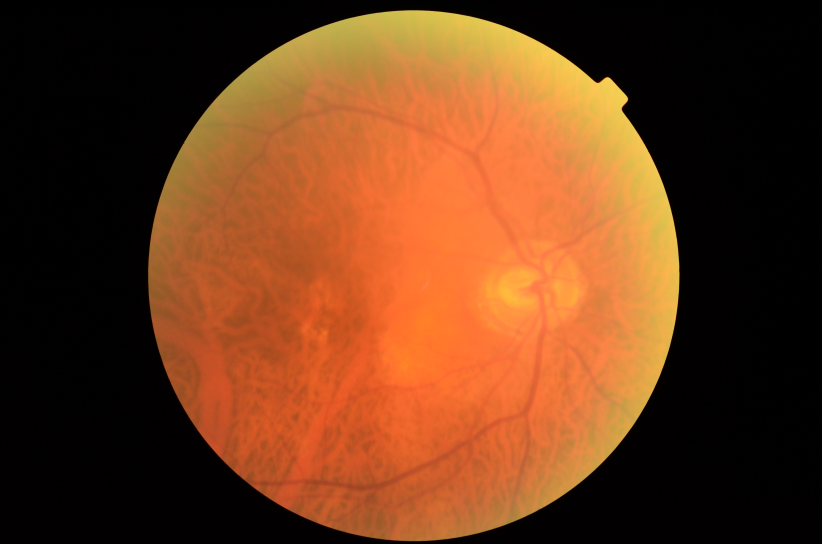
#> input picture Preprocessing/cfps/1.png, 2464 x 1632 px (shown at 1/3 size); its folder holds only this picture in this run
$ jupyter execute 'image processing.ipynb'   (shell and % lines are left out)
#> lines starting #> are read from the running program, lines starting #| are printed output that depends on the picture; after the words box and inside, x2 and y2 are one past the last pixel; in counts of white or black regions, pixels touching at a corner belong together
#> further down, img is the input picture: shape (1632, 2464, 3); mean B, G, R 27.7, 59.4, 108.7
### Preprocessing/preprocessing.py
import numpy as np

import cv2

from sklearn.mixture import GaussianMixture

from scipy import stats

import matplotlib.pyplot as plt

def get_shapes(img_rgb):

    try:

        img_gray = cv2.cvtColor(img_rgb, cv2.COLOR_BGR2GRAY)
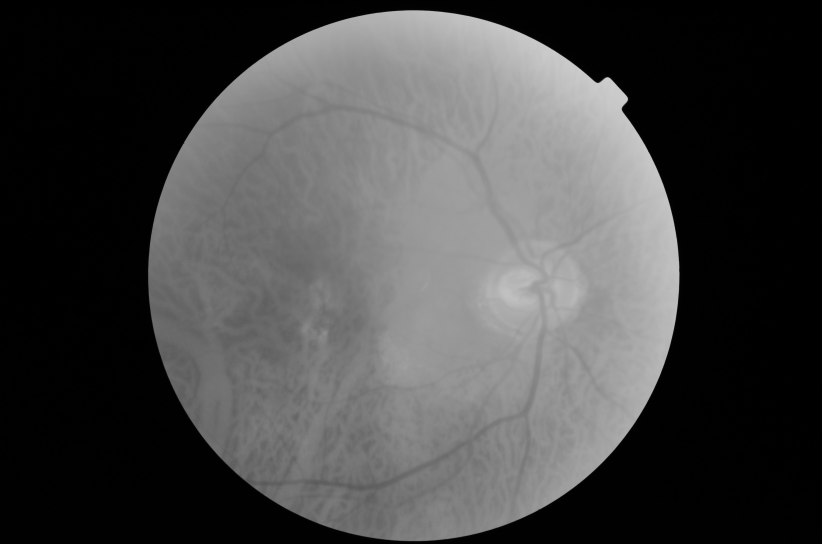
#> img_gray: shape (1632, 2464) (shown at 1/3 size); min 0, max 208, mean 70.5

        xy_size = 0.1

        img_gray = cv2.resize(img_gray, (0,0), fx=xy_size, fy=xy_size)
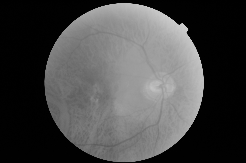
#> img_gray: shape (163, 246); min 0, max 206, mean 70.8


        H, W = img_gray.shape # 0:H, 1:W
#> H = 163; W = 246


        img_blur = cv2.GaussianBlur(img_gray, (5,5), cv2.BORDER_DEFAULT) # img_gray.copy()
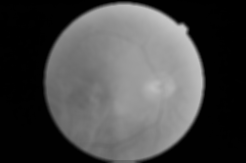
#> img_blur: shape (163, 246); min 0, max 202, mean 70.9

        cutoff = 5

        data = img_blur.ravel()

        data = data[data >= cutoff]

        ## fit GMM

        gmm = GaussianMixture(n_components = 3, n_init=5, random_state=1) #

        gmm = gmm.fit(X=np.expand_dims(data,1))

        ## evaluate GMM

        gmm_x = np.arange(0, 256)

        gmm_y = np.exp(gmm.score_samples(gmm_x.reshape(-1,1)))
#> gmm_y = 256 values, max 0.0155 at index 117, min 4.58e-11 at index 255, mean 0.00389

        gmm_y_cum = np.cumsum(gmm_y)
#> gmm_y_cum = 256 values from 0.000283 to 0.996

        means_hat = gmm.means_.flatten()
#> means_hat = [156.3, 116.4, 43.23]

        sds_hat = np.sqrt(gmm.covariances_).flatten()
#> sds_hat = [15.79, 10.13, 26.79]

        weights_hat = gmm.weights_.flatten()
#> weights_hat = [0.552, 0.378, 0.0698]

        min_id = np.argmin(means_hat)
#> min_id = 2

        # sorting means of the distributions

        idx = np.argsort(means_hat)
#> idx = [2, 1, 0]

        # weighted distributions

        dst0 = weights_hat[idx[0]] * stats.norm.pdf(gmm_x, means_hat[idx[0]], sds_hat[idx[0]])
#> dst0 = 256 values, max 0.00104 at index 43, min 2.78e-17 at index 255, mean 0.000259

        dst1 = weights_hat[idx[1]] * stats.norm.pdf(gmm_x, means_hat[idx[1]], sds_hat[idx[1]])
#> dst1 = 256 values, max 0.0149 at index 116, min 3.53e-43 at index 255, mean 0.00148

        dst2 = weights_hat[idx[2]] * stats.norm.pdf(gmm_x, means_hat[idx[2]], sds_hat[idx[2]])
#> dst2 = 256 values, max 0.0139 at index 156, min 7.67e-24 at index 0, mean 0.00216


        ## area of each distribution ... the sum of the probabilities

        area0 = np.sum(dst0)
#> area0 = 0.0662

        area1 = np.sum(dst1)
#> area1 = 0.378

        area2 = np.sum(dst2)
#> area2 = 0.552


        ## relative areas to the total area

        total_area = area0 + area1 + area2
#> total_area = 0.996

        area0_r = area0 / total_area
#> area0_r = 0.0665

        area0_r = np.round(area0_r, 4)

        area1_r = area1 / total_area
#> area1_r = 0.38

        area1_r = np.round(area1_r, 4)

        area2_r = area2 / total_area
#> area2_r = 0.554

        area2_r = np.round(area2_r, 4)


        ## the intersection of each distribtuion with the 1st distribution ... the minimum

        min01 = np.minimum(dst0, dst1)
#> min01 = 256 values, max 0.000257 at index 88, min 3.53e-43 at index 255, mean 1.66e-05

        min02 = np.minimum(dst0, dst2)
#> min02 = 256 values, max 7.17e-05 at index 105, min 7.67e-24 at index 0, mean 4.14e-06


        ## relative intersection areas to the area of the union

        # intersection areas

        inter01 = np.sum(min01)
#> inter01 = 0.00424

        inter02 = np.sum(min02)
#> inter02 = 0.00106

        # relative intersection using dice coefficient

        inter01_r = (2 * inter01) / (area0 + area1) # 1st and 2nd
#> inter01_r = 0.0191

        inter01_r = np.round(inter01_r, 4)


        inter02_r = (2 * inter02) / (area0 + area2) # 1st and 3rd
#> inter02_r = 0.00343

        inter02_r = np.round(inter02_r, 4)
#> inter02_r = 0.0034


        inter_r = 2 * (inter01 + inter02) / total_area # 1st and 2nd + 3rd
#> inter_r = 0.0106

        inter_r = np.round(inter_r, 4)


        ## means and sds

        min_mean = means_hat[idx[0]]
#> min_mean = 43.23

        min_sd = sds_hat[idx[0]]
#> min_sd = 26.79

        med_mean = means_hat[idx[1]]
#> med_mean = 116.4

        med_sd = sds_hat[idx[1]]
#> med_sd = 10.13

        max_mean = means_hat[idx[2]]
#> max_mean = 156.3

        max_sd = sds_hat[idx[2]]
#> max_sd = 15.79


        # calculating thresholds between disributions

        thresh0 = min_mean + 3 * min_sd
#> thresh0 = 123.6

        sd_thresh = 32

        area_thresh = 0.05

        inter_thresh = 0.01

        if (area1_r <= area_thresh) and (inter01_r <= inter_thresh): # negligible 2nd distribution

            thresh1 = med_mean + 3 * med_sd

        elif (med_sd >= sd_thresh): # negligible 2nd distribution

            thresh1 = med_mean + 3 * med_sd

        elif (med_mean - 3 * med_sd <= 0): # negligible 2nd distribution

            thresh1 = med_mean + 3 * med_sd

        else: # eligible 2nd distribution

            thresh1 = med_mean - 3 * med_sd
#> thresh1 = 86.04


        if (area2_r <= area_thresh) and (inter02_r <= inter_thresh): # negligible 3rd distribution

            thresh2 = max_mean + 3 * max_sd

        elif (max_sd >= sd_thresh) : # negligible 3rd distribution

            thresh2 = max_mean + 3 * max_sd


        elif (max_mean - 3 * max_sd <= 0): # negligible 3rd distribution

            thresh2 = max_mean + 3 * max_sd

        else: # eligible third distribution

            thresh2 = max_mean - 3 * max_sd
#> thresh2 = 108.9


        ## the nearest threshold to the 1st distribution

        thresh12 = min([thresh1, thresh2])
#> thresh12 = 86.04


        ## the cutoff corresponding to 1.5%

        position = len(gmm_y[gmm_y_cum<=0.015])
#> position = 27

        cutoff_1p5 = gmm_x[position] # cutoff 1 point 5
#> cutoff_1p5 = 27

        # larger intersection or larger-area 1st distribution
        if inter_r >= 0.1 or area0_r >= 0.4:

            img_thresh = cutoff_1p5

        # separated 1st and 2nd/3rd
        elif thresh0 <= thresh12 and min_sd <=15:

            img_thresh = (thresh0 + thresh12)/2

        # separated 1st and 2nd/3rd w/ small overlap
        elif thresh0 > thresh12 and thresh12 > min_mean and min_sd <=10:

                img_thresh = thresh12

        # small intersection w/ small sd for 1st distibution
        elif inter_r <= 0.01 and min_sd <=10:

            img_thresh = np.round(min_mean + 3 * min_sd)

        # small intersection w/ intermediate sd for 1st distibution
        elif inter_r <= 0.01 and min_sd <=20:

            img_thresh = np.round(min_mean + 1 * min_sd)

        # small intersection for 1st distibution
        elif inter_r <= 0.01:

            img_thresh = np.round(min_mean)

        # any other case ....
        else:

            img_thresh = cutoff_1p5
#> img_thresh = 27


        img_thresh = int(img_thresh)


        ## converting the gray img into binary image

        (_, bw_img) = cv2.threshold(img_gray, img_thresh, 255, cv2.THRESH_BINARY) # img_thresh
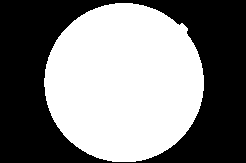
#> bw_img: shape (163, 246); 49.9% white; 1 white region, box (x1, y1, x2, y2) and area: (44, 3, 204, 162) 20014


        thresh = bw_img.copy()


        ## removing any small comp using OPEN operation

        element = cv2.getStructuringElement(shape=cv2.MORPH_ELLIPSE, ksize=(75, 75))

        thresh = cv2.morphologyEx(thresh, op=cv2.MORPH_OPEN, kernel=element)
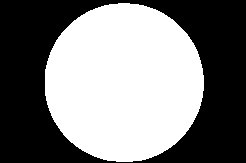
#> thresh: shape (163, 246); 49.7% white; 1 white region

        # if np.sum(thresh) == 0: # black image

        #    thresh = bw_img.copy() # copy the binary image again ... remove morphological operations ...


        ## finding contours

        contours, _ = cv2.findContours(thresh, cv2.RETR_EXTERNAL, cv2.CHAIN_APPROX_SIMPLE)
#> contours = 1 contour; box (x1, y1, x2, y2) and area: (45, 3, 204, 162) 19715


        ## sorting comp using their areas

        areas = [cv2.contourArea(c) for c in contours]
#> areas = [19715]

        sorted_areas = np.sort(areas)
#> sorted_areas = [19715]


        ## contour

        cnt = contours[areas.index(sorted_areas[-1])] # the biggest contour
#> cnt = contour of 220 points, box (x1, y1, x2, y2) (45, 3, 204, 162), area 19715

        ## bounding rectangle

        Rect = cv2.boundingRect(cnt)
#> Rect = (45, 3, 159, 159)


        ## min circle

        (xc, yc), radius = cv2.minEnclosingCircle(cnt)
#> xc = 123.6; yc = 82.23; radius = 79.74


        ## circumscribed square

        # has the same center, and w/ side = 2*r,

        xs = xc - radius
#> xs = 43.89

        ys = yc - radius
#> ys = 2.49


        ws = 2 * radius
#> ws = 159.5

        hs = 2 * radius
#> hs = 159.5


        outer_bb = (xs, ys, ws, hs)
#> outer_bb = (43.89, 2.49, 159.5, 159.5)

        ## adjusted circumscribed square

        if xs < 0:

            ws = ws - np.abs(xs)

            xs = 0

        if ys < 0:

            hs = hs - np.abs(ys)

            ys = 0

        if xs + ws > W:

            ws = W - xs

        if ys + hs > H:

            hs = H - ys


        outer_bb_adj = [xs/W, ys/H, ws/W, hs/H]
#> outer_bb_adj = [0.178, 0.0153, 0.648, 0.978]


        H, W, _ = img_rgb.shape
#> H = 1632; W = 2464

        outer_x = int(outer_bb_adj[0] * W)
#> outer_x = 439

        outer_y = int(outer_bb_adj[1] * H)
#> outer_y = 24

        outer_w = int(outer_bb_adj[2] * W)
#> outer_w = 1597

        outer_h = int(outer_bb_adj[3] * H)
#> outer_h = 1596

        outer_bb_adj = [int(round(i)) for i in outer_bb_adj]
#> outer_bb_adj = [0, 0, 1, 1]

        cropped = img_rgb[outer_y:outer_y+outer_h, outer_x:outer_x+outer_w, :]
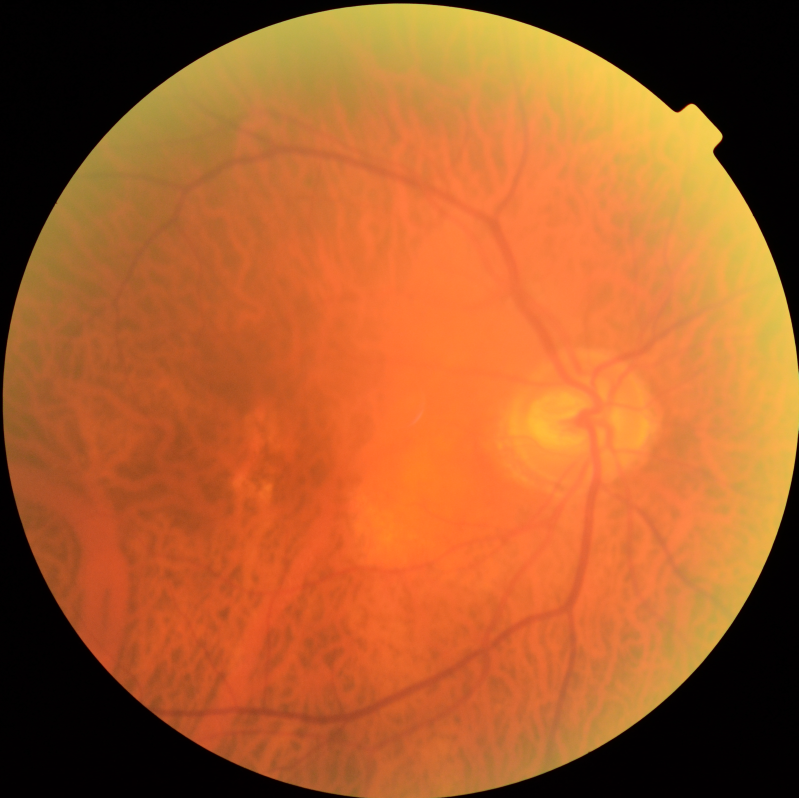
#> cropped: shape (1596, 1597, 3) (shown at 1/2 size); mean B, G, R 43.4, 93.6, 170.8

    except Exception as e:

        cropped = img_rgb

    return cropped


### Preprocessing/image processing.ipynb
[cell 1]
import cv2

import numpy as np

import os

import pandas as pd

import matplotlib.pyplot as plt

import matplotlib.patches as patches

import matplotlib.image as mpimg


from matplotlib import cm

import preprocessing

import importlib

[cell 2]
from itertools import starmap

import numpy as np

# import seaborn as sns

from pathlib import Path

import matplotlib.pyplot as plt

[cell 3]
folder = 'cfps'

img_names = [i for i in os.listdir(folder)]

[cell 4]
for img_name in img_names:


    img_path = os.path.join(folder, img_name)

    img = cv2.imread(img_path)


    cropped = preprocessing.get_shapes(img)

    cropped = cv2.cvtColor(cropped, cv2.COLOR_BGR2RGB)

    # figure

    fig, ax = plt.subplots()

    ax.imshow(cropped)

    ax.axis('off')

$ run again, on Preprocessing/cfps/5.png
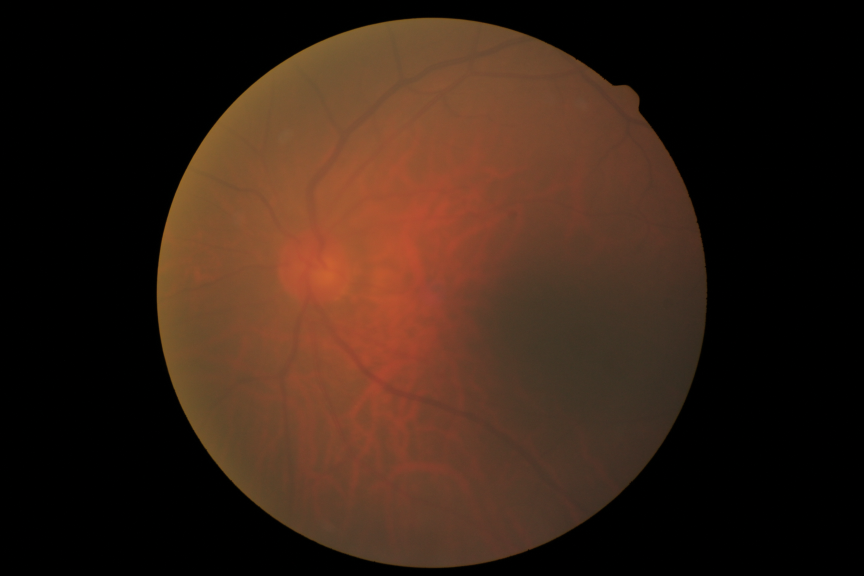
#> input picture Preprocessing/cfps/5.png, 2592 x 1728 px (shown at 1/3 size)
#> img is the input picture: shape (1728, 2592, 3); mean B, G, R 21.5, 33.3, 54.2
#> gmm_y = 256 values, max 0.0232 at index 91, min 1.13e-76 at index 255, mean 0.0039
#> gmm_y_cum = 256 values from 0.000331 to 0.999
#> means_hat = [64.29, 91.9, 21.23]
#> sds_hat = [10.24, 8.81, 11.16]
#> weights_hat = [0.44, 0.504, 0.0566]
#> min_id = 2
#> idx = [2, 0, 1]
#> dst0 = 256 values, max 0.00202 at index 21, min 1e-98 at index 255, mean 0.000215
#> dst1 = 256 values, max 0.0171 at index 64, min 9.55e-78 at index 255, mean 0.00172
#> dst2 = 256 values, max 0.0228 at index 92, min 1.04e-76 at index 255, mean 0.00197
#> area0 = 0.0551
#> area1 = 0.44
#> area2 = 0.504
#> total_area = 0.999
#> area0_r = 0.0552
#> area1_r = 0.44
#> area2_r = 0.504
#> min01 = 256 values, max 0.000635 at index 38, min 1e-98 at index 255, mean 2.35e-05
#> min02 = 256 values, max 8.98e-06 at index 57, min 1e-98 at index 255, mean 2.2e-07
#> inter01 = 0.00603
#> inter02 = 5.62e-05
#> inter01_r = 0.0244
#> in get_shapes, `inter02_r = (2 * inter02) / (area0 + area2)`: inter02_r = 0.000201
#> in get_shapes, `inter02_r = np.round(inter02_r, 4)`: inter02_r = 0.0002
#> inter_r = 0.0122
#> min_mean = 21.23
#> min_sd = 11.16
#> med_mean = 64.29
#> med_sd = 10.24
#> max_mean = 91.9
#> max_sd = 8.81
#> thresh0 = 54.71
#> thresh1 = 33.56
#> thresh2 = 65.46
#> thresh12 = 33.56
#> position = 15
#> in get_shapes, `(_, bw_img) = cv2.threshold(img_gray, img_thresh, 255, cv2.THRESH_BINA..`:
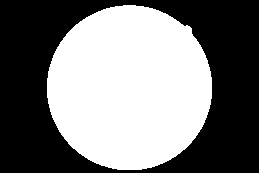
#> bw_img: shape (173, 259); 47.9% white; 1 white region, box (x1, y1, x2, y2) and area: (47, 5, 212, 170) 21480
#> thresh: shape (173, 259); 47.8% white; 1 white region
#> contours = 1 contour; box (x1, y1, x2, y2) and area: (47, 5, 212, 170) 21188
#> areas = [21188]
#> cnt = contour of 230 points, box (x1, y1, x2, y2) (47, 5, 212, 170), area 21188
#> Rect = (47, 5, 165, 165)
#> xc = 129; yc = 87.38; radius = 82.66
#> xs = 46.36
#> ys = 4.71
#> ws = 165.3
#> outer_bb = (46.36, 4.71, 165.3, 165.3)
#> in get_shapes, `outer_bb_adj = [xs/W, ys/H, ws/W, hs/H]`: outer_bb_adj = [0.179, 0.0272, 0.638, 0.956]
#> outer_x = 463
#> outer_y = 47
#> outer_w = 1654
#> outer_h = 1651
#> in get_shapes, `outer_bb_adj = [int(round(i)) for i in outer_bb_adj]`: outer_bb_adj = [0, 0, 1, 1]
#> in get_shapes, `cropped = img_rgb[outer_y:outer_y+outer_h, outer_x:outer_x+outer_w, :]`:
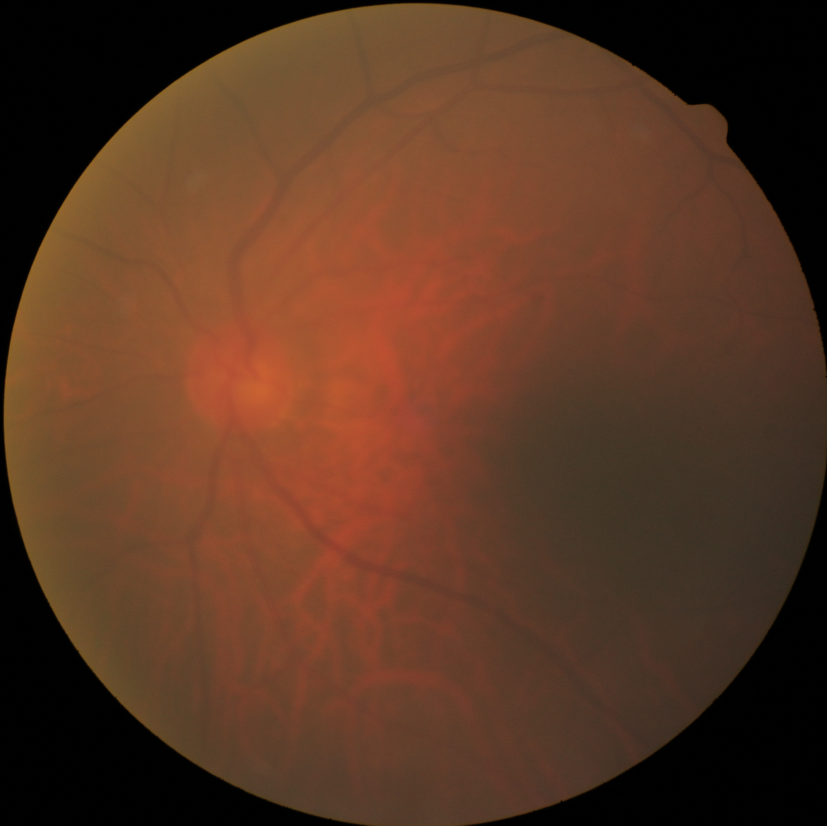
#> cropped: shape (1651, 1654, 3) (shown at 1/2 size); mean B, G, R 35.1, 54.4, 88.8

$ run again, on Preprocessing/cfps/2.png
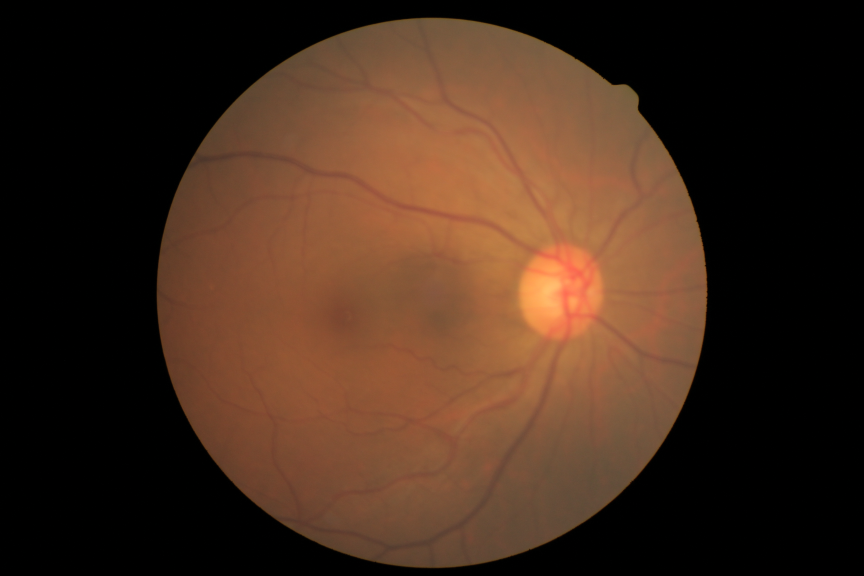
#> input picture Preprocessing/cfps/2.png, 2592 x 1728 px (shown at 1/3 size)
#> img is the input picture: shape (1728, 2592, 3); mean B, G, R 28.5, 43.3, 67.4
#> gmm_y = 256 values, max 0.0219 at index 97, min 1.51e-11 at index 255, mean 0.0039
#> gmm_y_cum = 256 values from 0.000373 to 0.997
#> means_hat = [116.2, 29.83, 95.49]
#> sds_hat = [22.13, 17.1, 13.77]
#> weights_hat = [0.289, 0.0733, 0.638]
#> min_id = 1
#> idx = [1, 2, 0]
#> dst0 = 256 values, max 0.00171 at index 30, min 3.79e-41 at index 255, mean 0.000275
#> dst1 = 256 values, max 0.0185 at index 95, min 1.29e-31 at index 255, mean 0.00249
#> dst2 = 256 values, max 0.00521 at index 116, min 1.51e-11 at index 255, mean 0.00113
#> area0 = 0.0705
#> area1 = 0.638
#> area2 = 0.289
#> total_area = 0.997
#> area0_r = 0.0707
#> in get_shapes, `area1_r = area1 / total_area`: area1_r = 0.64
#> in get_shapes, `area1_r = np.round(area1_r, 4)`: area1_r = 0.639
#> area2_r = 0.29
#> min01 = 256 values, max 0.00044 at index 58, min 3.79e-41 at index 255, mean 2.23e-05
#> min02 = 256 values, max 0.000261 at index 63, min 3.79e-41 at index 255, mean 1.66e-05
#> inter01 = 0.00571
#> inter02 = 0.00425
#> inter01_r = 0.0161
#> inter02_r = 0.0237
#> inter_r = 0.02
#> min_mean = 29.83
#> min_sd = 17.1
#> med_mean = 95.49
#> med_sd = 13.77
#> max_mean = 116.2
#> max_sd = 22.13
#> thresh0 = 81.13
#> thresh1 = 54.19
#> thresh2 = 49.81
#> position = 18
#> in get_shapes, `(_, bw_img) = cv2.threshold(img_gray, img_thresh, 255, cv2.THRESH_BINA..`:
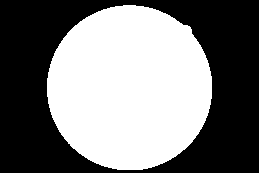
#> bw_img: shape (173, 259); 48% white; 1 white region, box (x1, y1, x2, y2) and area: (47, 5, 212, 170) 21485
#> thresh: shape (173, 259); 47.8% white; 1 white region
#> contours = 1 contour; box (x1, y1, x2, y2) and area: (47, 5, 212, 170) 21200
#> areas = [21199.5]
#> cnt = contour of 234 points, box (x1, y1, x2, y2) (47, 5, 212, 170), area 21200
#> Rect = (47, 5, 165, 165)
#> xc = 129.1; yc = 87.34; radius = 82.66
#> xs = 46.47
#> ys = 4.69
#> ws = 165.3
#> outer_bb = (46.47, 4.69, 165.3, 165.3)
#> in get_shapes, `outer_bb_adj = [xs/W, ys/H, ws/W, hs/H]`: outer_bb_adj = [0.179, 0.0271, 0.638, 0.956]
#> outer_x = 465
#> outer_y = 46
#> outer_w = 1654
#> outer_h = 1651
#> in get_shapes, `outer_bb_adj = [int(round(i)) for i in outer_bb_adj]`: outer_bb_adj = [0, 0, 1, 1]
#> in get_shapes, `cropped = img_rgb[outer_y:outer_y+outer_h, outer_x:outer_x+outer_w, :]`:
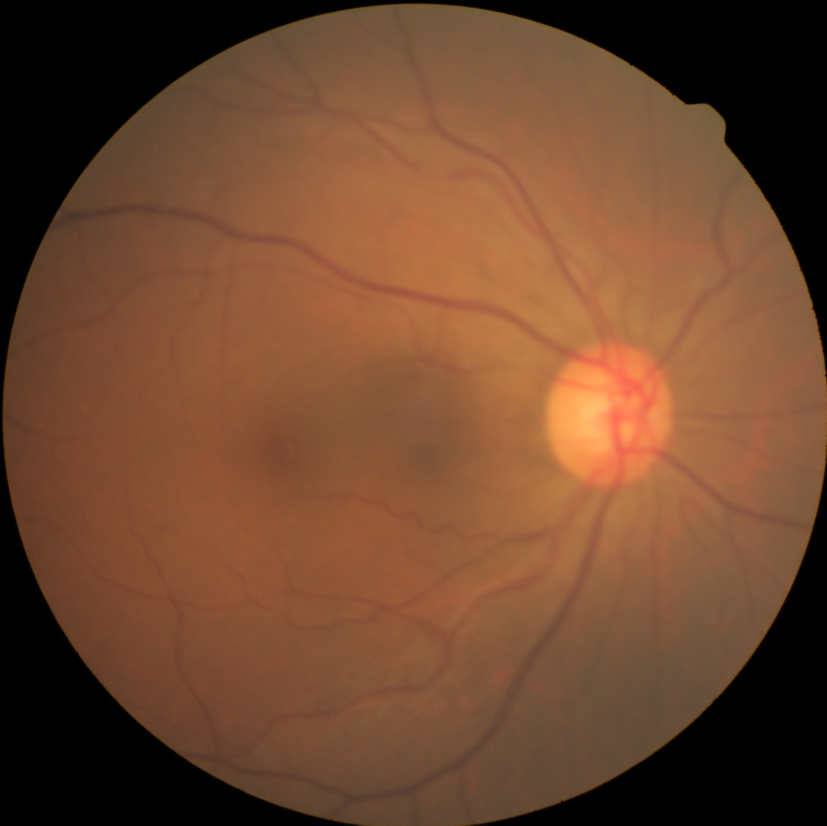
#> cropped: shape (1651, 1654, 3) (shown at 1/2 size); mean B, G, R 46.6, 70.9, 110.4
